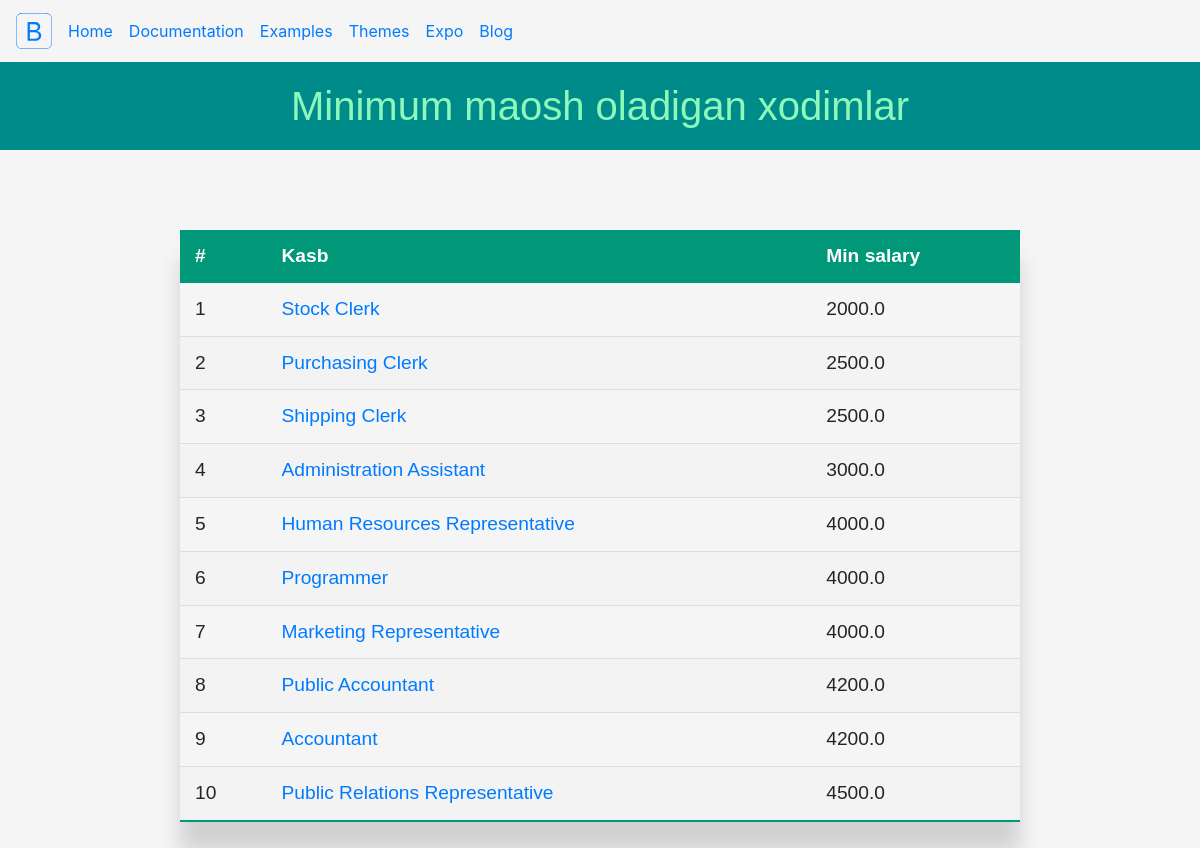
The app's page /job/10 with its own data.
### orm_app/models.py (models this page shows)
class Jobs(models.Model):
    job_id = models.AutoField(primary_key=True)
    job_title = models.TextField()
    min_salary = models.TextField()  # This field type is a guess.
    max_salary = models.TextField()  # This field type is a guess.
    class Meta:
        managed = False
        db_table = 'jobs'

### orm_app/views.py (the view)
# urls.py: path('job/<int:id>', get_job, name="job"),
def get_job(request, id):
    queryset = Jobs.objects.all().order_by("min_salary")[:id]
    return render(request, 'jobs.html', {'job': queryset})

### templates/jobs.html (shortened to what this page needs)
<!DOCTYPE html>
<html>
{% load static %}
<head>
    <link rel="stylesheet" href="{% static 'css/style.css' %}">
    <link rel="stylesheet" href="{% static 'css/bootstrap.min.css' %}">
</head>
<body style="background-color:whitesmoke">
<header class="navbar navbar-expand  flex-column flex-md-row bd-navbar">
    <a class="navbar-brand mr-0 mr-md-2" href="#" aria-label="Bootstrap">
    </a>
    <div class="navbar-nav-scroll">
        <ul class="navbar-nav bd-navbar-nav flex-row">
            <li class="nav-item">
                <a class="nav-link active" href="/"
                   onclick="ga('send', 'event', 'Navbar', 'Community links', 'Bootstrap');">Home</a>
            </li>
            <li class="nav-item">
                <a class="nav-link " href="salary/10"
                   onclick="ga('send', 'event', 'Navbar', 'Community links', 'Docs');">Documentation</a>
            </li>
            <li class="nav-item">
                <a class="nav-link " href="#"
                   onclick="ga('send', 'event', 'Navbar', 'Community links', 'Examples');">Examples</a>
            </li>
            <li class="nav-item">
                <a class="nav-link" href="#"
                   onclick="ga('send', 'event', 'Navbar', 'Community links', 'Themes');">Themes</a>
            </li>
            <li class="nav-item">
                <a class="nav-link" href="#"
                   onclick="ga('send', 'event', 'Navbar', 'Community links', 'Expo');">Expo</a>
            </li>
            <li class="nav-item">
                <a class="nav-link" href="#"
                   onclick="ga('send', 'event', 'Navbar', 'Community links', 'Blog');">Blog</a>
            </li>
        </ul>
    </div>
</header>
<h1 style="background-color:darkcyan;text-align:center;margin:auto;color:#8df8bb;font-family: sans-serif;padding:20px">Minimum maosh oladigan xodimlar</h1>
<table class="styled-table">
    <thead>
        <tr>
            <th>#</th>
            <th>Kasb</th>
            <th>Min salary</th>
        </tr>
    </thead>
    <tbody>
        {% for min in job %}
        <tr>
            <td>{{ forloop.counter }}</td>
            <td><a href="{% url 'employee' job_id=min.job_id %}" >{{min.job_title}}</a></td>
            <td>{{min.min_salary}}</td>
        </tr>
        {% endfor %}
    </tbody>
</table>
</body>
</html>

### static/css/style.css (style rules this page uses)
.styled-table { border-collapse: collapse; margin: 80px auto; font-size: 1.2em; font-family: sans-serif; min-width: 70%; box-shadow: 0 30px 20px rgba(0, 0, 0, 0.15); }
.styled-table thead tr { background-color: #009879; color: #ffffff; text-align: left; }
.styled-table th, .styled-table td { padding: 12px 15px; }
.styled-table tbody tr { border-bottom: 1px solid #dddddd; }
.styled-table tbody tr:nth-of-type(even) { background-color: #f3f3f3; }
.styled-table tbody tr:last-of-type { border-bottom: 2px solid #009879; }

### records on screen
Jobs: job_title "Stock Clerk", min_salary "2000.0"
Jobs: job_title "Purchasing Clerk", min_salary "2500.0"
Jobs: job_title "Shipping Clerk", min_salary "2500.0"
Jobs: job_title "Administration Assistant", min_salary "3000.0"
Jobs: job_title "Human Resources Representative", min_salary "4000.0"
Jobs: job_title "Programmer", min_salary "4000.0"
Jobs: job_title "Marketing Representative", min_salary "4000.0"
Jobs: job_title "Public Accountant", min_salary "4200.0"
Jobs: job_title "Accountant", min_salary "4200.0"
Jobs: job_title "Public Relations Representative", min_salary "4500.0"
